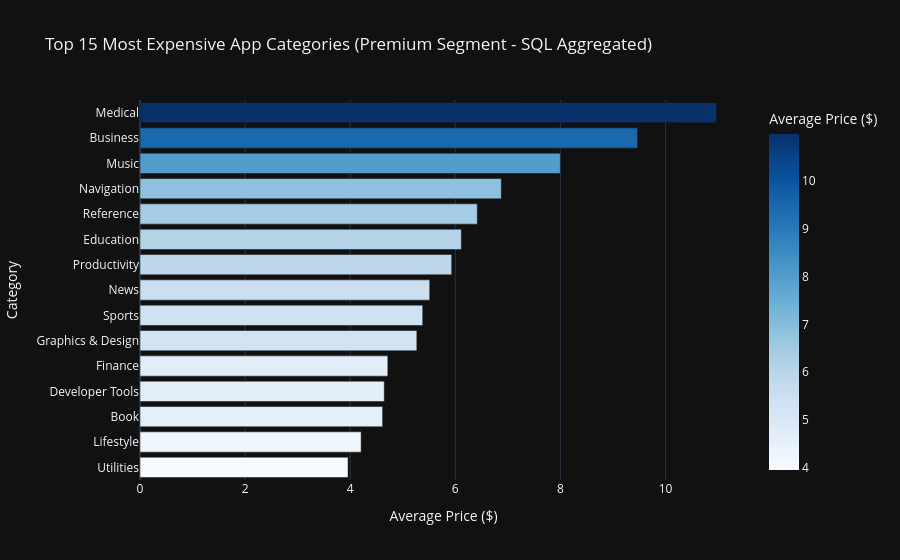

The notebook cell this image was saved under:
### Code cell
# 1. SQL-Abfrage für das Premium-Segment
# Wir filtern auf Price > 0 und aggregieren direkt in der DB
query_price = """
SELECT 
    Primary_Genre, 
    AVG(Price) as Avg_Price, 
    COUNT(App_Name) as App_Count
FROM apps
WHERE Price > 0
GROUP BY Primary_Genre
ORDER BY Avg_Price DESC
LIMIT 15
"""

price_analysis = get_data(query_price)

# 2. Visualisierung
fig_price = px.bar(
    price_analysis, 
    x='Avg_Price', 
    y='Primary_Genre', 
    orientation='h',
    color='Avg_Price',
    color_continuous_scale='Blues',
    labels={'Avg_Price': 'Average Price ($)', 'Primary_Genre': 'Category'},
    title='Top 15 Most Expensive App Categories (Premium Segment)'
)

fig_price.update_layout(
    yaxis={'categoryorder':'total ascending'},
    template='plotly_dark'
)
fig_price.show()

print(f"Preisanalyse für {len(price_analysis)} Top-Genres abgeschlossen.")

### Figure 1 — Plotly figure (JSON) as saved in the notebook; plotly's stock layout.template omitted (floating-point values rounded to 4 significant figures)
{"data": [{"hovertemplate": "Average Price ($)=%{marker.color}<br>Category=%{y}<extra></extra>", "legendgroup": "", "marker": {"color": [10.97, 9.469, 7.999, 6.876, 6.418, 6.115, 5.932, 5.513, 5.38, 5.268, 4.716, 4.649, 4.617, 4.208, 3.959], "coloraxis": "coloraxis", "pattern": {"shape": ""}}, "name": "", "orientation": "h", "showlegend": false, "textposition": "auto", "type": "bar", "x": [10.97, 9.469, 7.999, 6.876, 6.418, 6.115, 5.932, 5.513, 5.38, 5.268, 4.716, 4.649, 4.617, 4.208, 3.959], "xaxis": "x", "y": ["Medical", "Business", "Music", "Navigation", "Reference", "Education", "Productivity", "News", "Sports", "Graphics & Design", "Finance", "Developer Tools", "Book", "Lifestyle", "Utilities"], "yaxis": "y"}], "layout": {"barmode": "relative", "coloraxis": {"colorbar": {"title": {"text": "Average Price ($)"}}, "colorscale": [[0, "rgb(247,251,255)"], [0.125, "rgb(222,235,247)"], [0.25, "rgb(198,219,239)"], [0.375, "rgb(158,202,225)"], [0.5, "rgb(107,174,214)"], [0.625, "rgb(66,146,198)"], [0.75, "rgb(33,113,181)"], [0.875, "rgb(8,81,156)"], [1, "rgb(8,48,107)"]]}, "legend": {"tracegroupgap": 0}, "title": {"text": "Top 15 Most Expensive App Categories (Premium Segment - SQL Aggregated)"}, "xaxis": {"anchor": "y", "domain": [0, 1], "title": {"text": "Average Price ($)"}}, "yaxis": {"anchor": "x", "categoryorder": "total ascending", "domain": [0, 1], "title": {"text": "Category"}}}}
